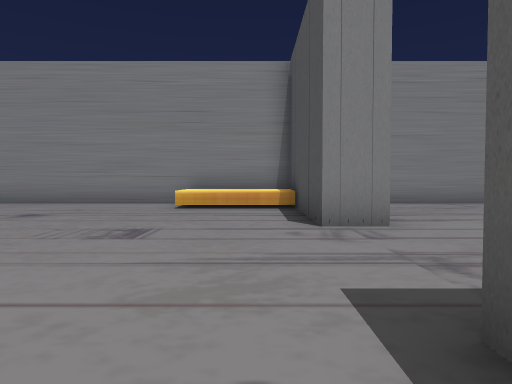
view 1 (above)

21 first-person views from a walk through a scene from a Unity 3-D project. The camera is 1.4 m above the floor, tilts 2° down and sees 70° across. The floor is counted in squares, 2 m on a side. Each view is taken from the middle of a square. On the plan, view 1 faces up. The plan holds only what a view shows up to about 11 squares ahead; the rest is blank. The place goes on beyond the plan. The player is left out. Some surface patterns are stand-ins.

view 2
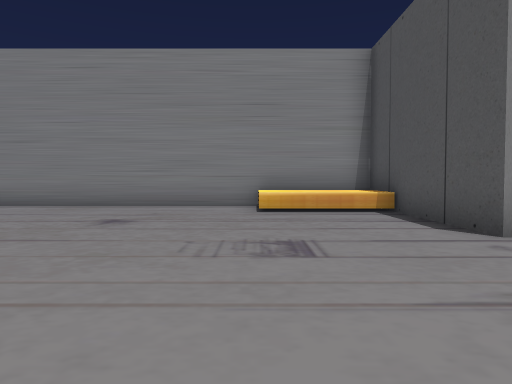

view 3
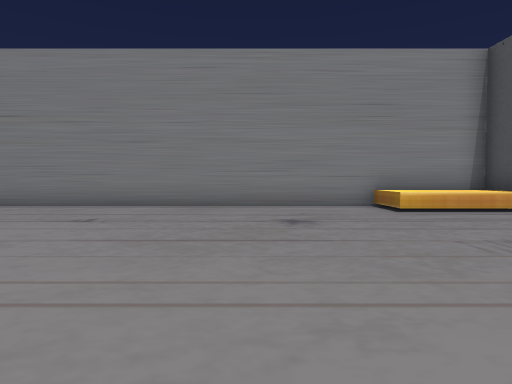

view 4
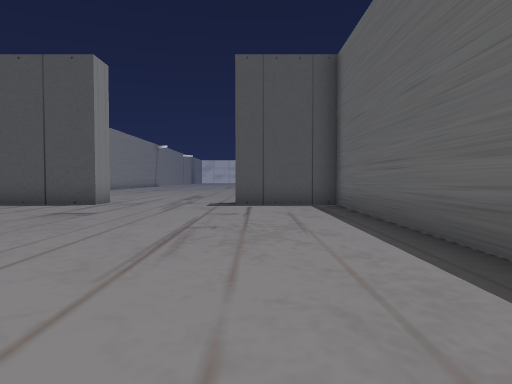

view 5
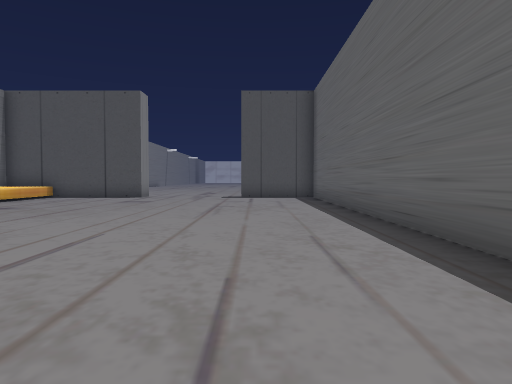

view 6
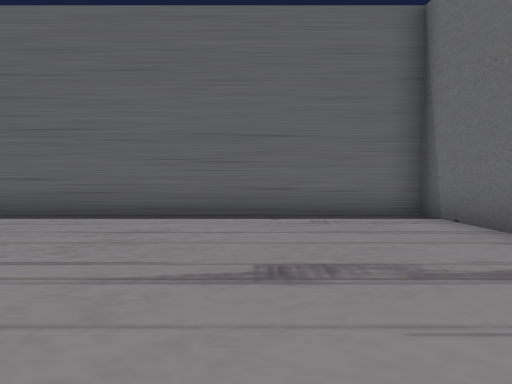

view 7
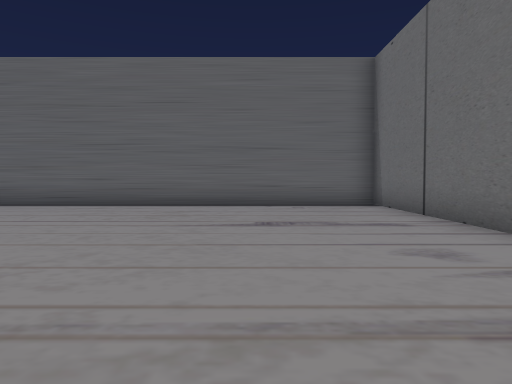

view 8
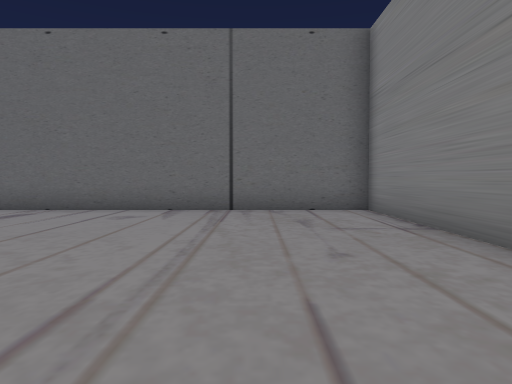

view 9
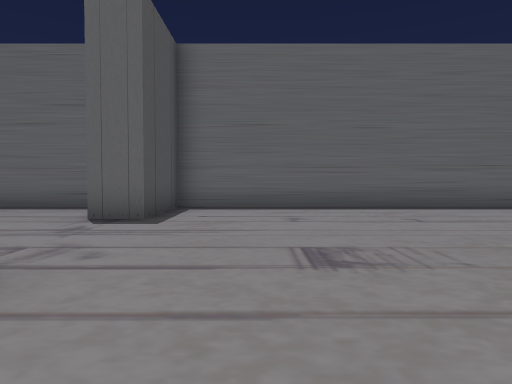

view 10
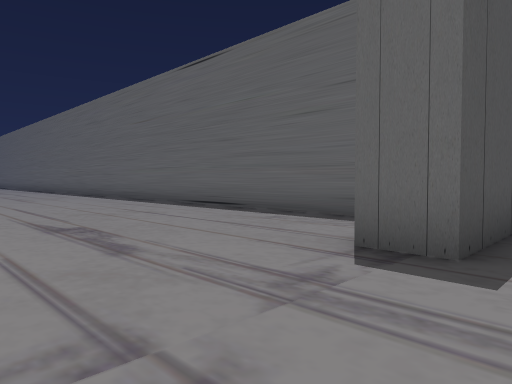

view 11
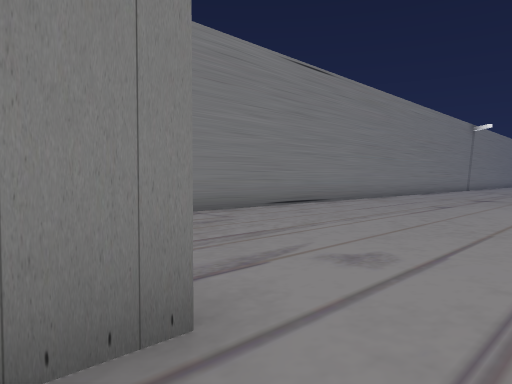

view 12
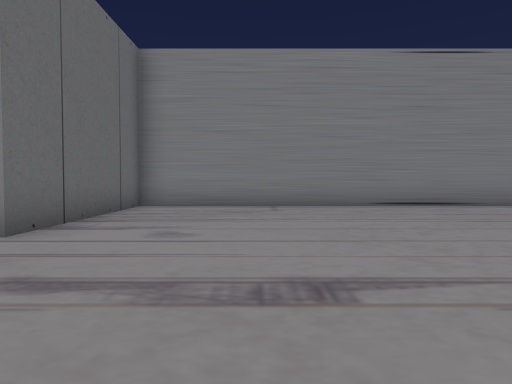

view 13
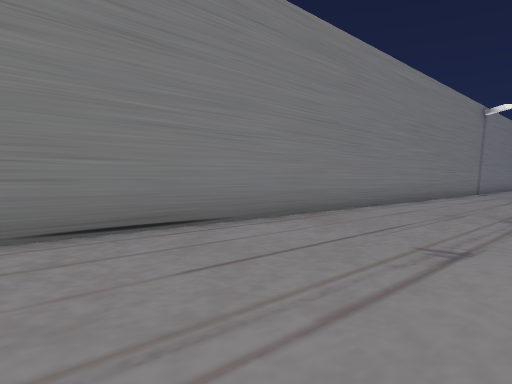

view 14
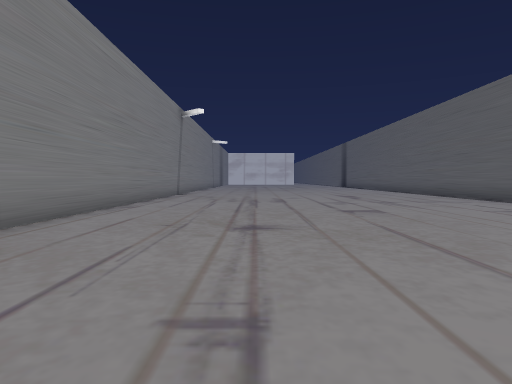

view 15
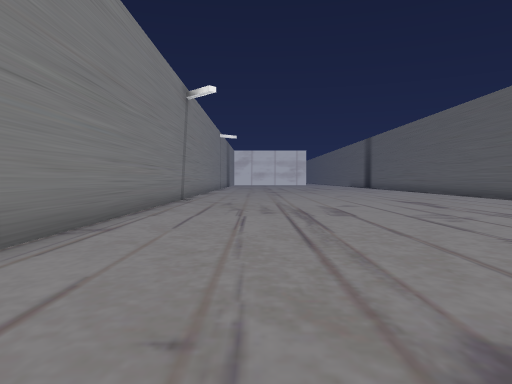

view 16
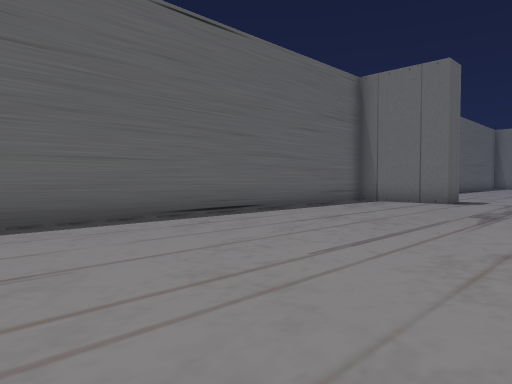

view 17
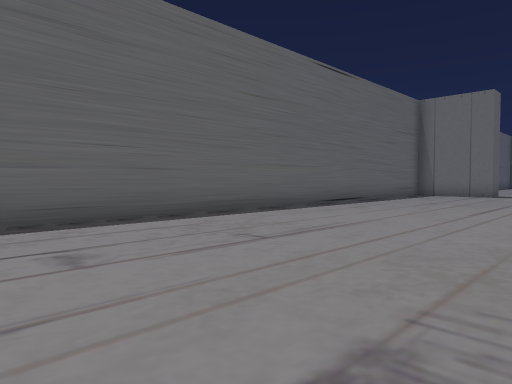

view 18
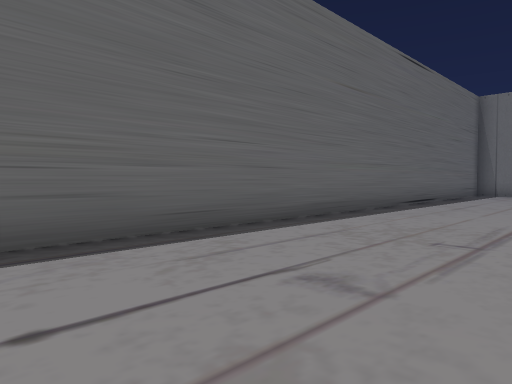

view 19
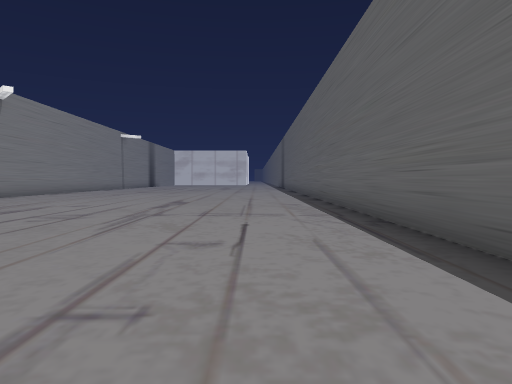

view 20
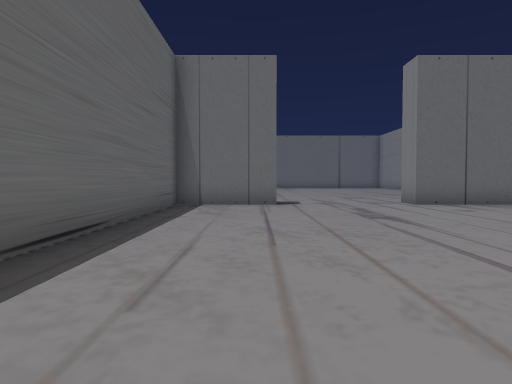

view 21
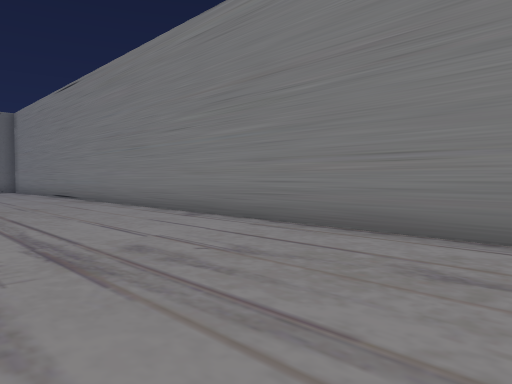

### Floor plan
Points are (right, up) in squares from view 1. A wall is a line through its corners. A room is listed if a view was taken in it or the views show most of it. See-through windows are left out.
Room 1 (views 1, 2, 3, 4, 5, 6, 7, 8, 9, 10, 11)
walls: (2, 5.4) (1, 5.4) (1, 10.5) (-16.3, 10.5) (-16.3, -1.2) (1, -1.2) (1, 1.6) (2, 1.6) (2, 0.4)
low walls: (1, 8.8) (-1.9, 8.8) (-1.9, 10.5)
ways out: opening at (2.8, 3) to room 2
Room 2 (views 12, 13, 14, 15, 16, 17, 18, 19, 20, 21)
walls: (24.1, 10.5) (2, 10.5) (2, 5.4); (2, 0.4) (2, -1.2) (24.1, -1.2)
ways out: opening at (2.8, 3) to room 1

Positions as (right, up) in squares from view 1, and headings:
1: (0, 0), facing up
2: (-2, 1), facing up
3: (-5, 1), facing up
4: (-9, 1), facing right
5: (-13, 1), facing right
6: (-13, 6), facing down
7: (-13, 9), facing down
8: (-8, 8), facing left
9: (-1, 8), facing down
10: (0, 5), facing down-right
11: (1, 4), facing up-right
12: (5, 1), facing up
13: (7, 6), facing up-right
14: (9, 7), facing right
15: (13, 8), facing right
16: (13, 5), facing down-left
17: (18, 5), facing down-left
18: (19, 3), facing down-left
19: (13, 1), facing right
20: (12, 1), facing left
21: (24, 6), facing up-left
